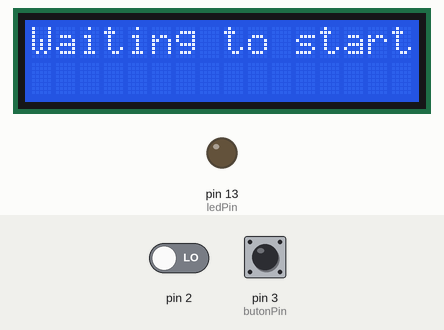
A sketch run on a simulated Arduino Uno, built for the host (arithmetic inside an expression is 32-bit, double 64-bit). On the bench: 16×2 character LCD, output pins drawn as LEDs (lit = HIGH). The test bench sets the inputs (shaded band); at power-on: pin 3 (butonPin) LOW, pin 2 LOW.

Above: at 1.2 s.
1.3 s: pin 3 (butonPin) pulled HIGH for 0.15 s
At 2.0 s:
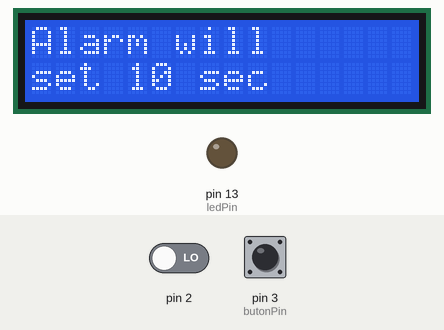
At 12.1 s:
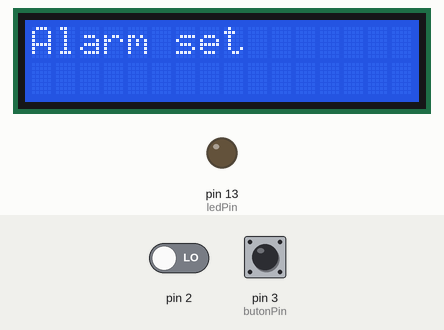
Timing chart, 0 to 13.0 s (numbered marks = the images above; inputs shaded):
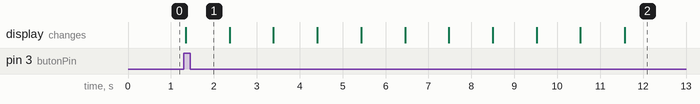

The sketch:

alarmProject.ino
```cpp
// Date and time functions using just software, based on millis() & timer

#include <Arduino.h>
#include <Wire.h>         // this #include still required because the RTClib depends on it
#include "RTClib.h"
#include <LiquidCrystal_I2C.h>

//Değişken tanımları
int waitTime = 10;

bool alarmStatus = false, alarmSetButton = false, alarmSet = false, alarmWillSet = false;
bool stopped = false, buzerStatus = false, buzzerBlink = false;

unsigned long lastTime = 0, lastTime2 = 0;
unsigned int lastSec;
int ledPin = 13, butonPin = 3;

//LCD tanımı
LiquidCrystal_I2C lcd(0x27, 16, 2);

#if defined(ARDUINO_ARCH_SAMD)
// for Zero, output on USB Serial console, remove line below if using programming port to program the Zero!
#define Serial SerialUSB
#endif

//RTC ayarı
RTC_Millis rtc;

String alarmYear = "", alarmTime = "";

void setup () {
  Serial.begin(57600);
  // following line sets the RTC to the date & time this sketch was compiled
  rtc.begin(DateTime(F(__DATE__), F(__TIME__)));
  // This line sets the RTC with an explicit date & time, for example to set
  // January 21, 2014 at 3am you would call:
  // rtc.adjust(DateTime(2014, 1, 21, 3, 0, 0));

  lcd.init();

  //İnterruptlar durduruldu
  cli();

  //timer ayarları
  //--------------------------
  //timer1 1Hz' e ayarlanıyor
  //registerler sıfırlanır
  TCCR1A = 0;// TCCR1A register 0'lanıyor
  TCCR1B = 0;// TCCR1B register 0'lanıyor
  TCNT1  = 0;//sayac değeri  0'la
  // OCRxA karşılaştırma registeri 1Hz değer için ayarlanıyor
  //16 MHz osilatör,1Hz timer1 ın çalışma frekansı,1024 prescalar
  OCR1A = 1562;// = (16*10^6) / (1*1024) - 1 (değer 65536 dan küçük)
  //   CTC mod açılıyor.
  TCCR1B |= (1 << WGM12);
  //   CS10 ve CS12 bitleri 1024 prescaler için ayarlanıyor
  TCCR1B |= (1 << CS12) | (1 << CS10);
  // timer karşılaştırma interruptı aktifleştiriliyor
  TIMSK1 |= (1 << OCIE1A);

  //interruptlar tekrar başlattık
  sei();

  pinMode(ledPin, OUTPUT);
  pinMode(2, INPUT);
  pinMode(butonPin, INPUT);
  //pinMode(butonPin2, INPUT);

  // Turn on the blacklight and print a message.
  lcd.backlight();
  attachInterrupt(0, intFunction, RISING);
  lcd.clear();
  lcd.print("Waiting to start");

  lastSec = waitTime;
}

//timer fonksiyonu
ISR(TIMER1_COMPA_vect) {  //timer1 interrupt ı 1Hz de tetikleniyor.
  if (buzerStatus)
  {
    if (buzzerBlink)
    {
      noTone(11);
      buzzerBlink = false;
    } else {
      tone(11, 1000);
      buzzerBlink = true;
    }
  }
}

//interrupt fonksiyonu
//interrupt gelince çalışacak
void intFunction()
{
  //interrupt geldiğinde alarm kurulu ise
  if (alarmSet)
  {
    //Real time clock dan o anki verileri oku
    DateTime now = rtc.now();

    alarmYear = String(now.year()) + "/";
    alarmYear +=  String(now.month()) + "/";
    alarmYear += String(now.day());

    alarmTime = String(now.hour()) + ":";
    alarmTime += String(now.minute()) + ":";
    alarmTime += String(now.second());

    buzerStatus = true;   //buzzer durumunu aktif et
    alarmStatus = true;   //alarm durumunu aktif et
  }
}


//ana döngü
void loop () {

  //alarm kurmak için butonab asıldı mı?
  alarmSetButton = digitalRead(butonPin);

  //alarm durumu aktif mi
  if (alarmStatus)
  {

    //1sn de bir ekranı güncelle
    if (millis() - lastTime > 1000)
    {
      digitalWrite(ledPin, !digitalRead(ledPin));
      lastTime = millis();

      //lcd yi güncelle
      lcd.clear();
      lcd.setCursor(0, 0);
      lcd.print(alarmYear);
      lcd.setCursor(7, 1);
      lcd.print(alarmTime);
    }

    //Butona alarm aktifken basılırsa alarmı durdur
    if (alarmSetButton)
    {
      lcd.clear();
      lcd.print("Alarm cleared");
      lcd.setCursor(0, 1);
      lcd.print("Waiting to start");

      alarmStatus = false;
      alarmSet = false;
      stopped = true;
      buzerStatus = false;

      digitalWrite(ledPin, LOW);
      noTone(11);                     //buzzer i sustur
      while (digitalRead(butonPin));  //buton basılı iken bekle
    }

  } else if (!alarmWillSet) {
    //alarm duurmu aktif edilmemişken butona basılmışsa
    //geri sayıp alarmı kur
    //(bu kısım alternatifir)
    alarmWillSet = alarmSetButton;
    if (alarmWillSet)
    {
      lcd.clear();
      lcd.print("Alarm will");
      lcd.setCursor(0, 1);
      lcd.print("set");
      lcd.setCursor(4, 1);
      lcd.print(lastSec);
      lcd.setCursor(7, 1);
      lcd.print("sec");
    }
  }

  //alarm duurmu aktif edilmemişken butona basılmışsa
  //geri sayıp alarmı kur
  if (alarmWillSet)
  {
    if (millis() - lastTime2 > 1000)
    {
      lcd.clear();
      lcd.print("Alarm will");
      lcd.setCursor(0, 1);
      lcd.print("set");
      lcd.setCursor(4, 1);
      lcd.print(lastSec);
      lcd.setCursor(7, 1);
      lcd.print("sec");

      //geri sayma işlemi bitmişse alarmı kur
      if (lastSec <= 0)
      {
        alarmSet = true;
        alarmWillSet = false;
        lastSec = waitTime;
        lcd.clear();
        lcd.print("Alarm set");
      }

      lastSec--;

      lastTime2 = millis();
    }

  }

}
```

Measured:
- after the input at 1.3 s, the display: changes at once (image 1)
